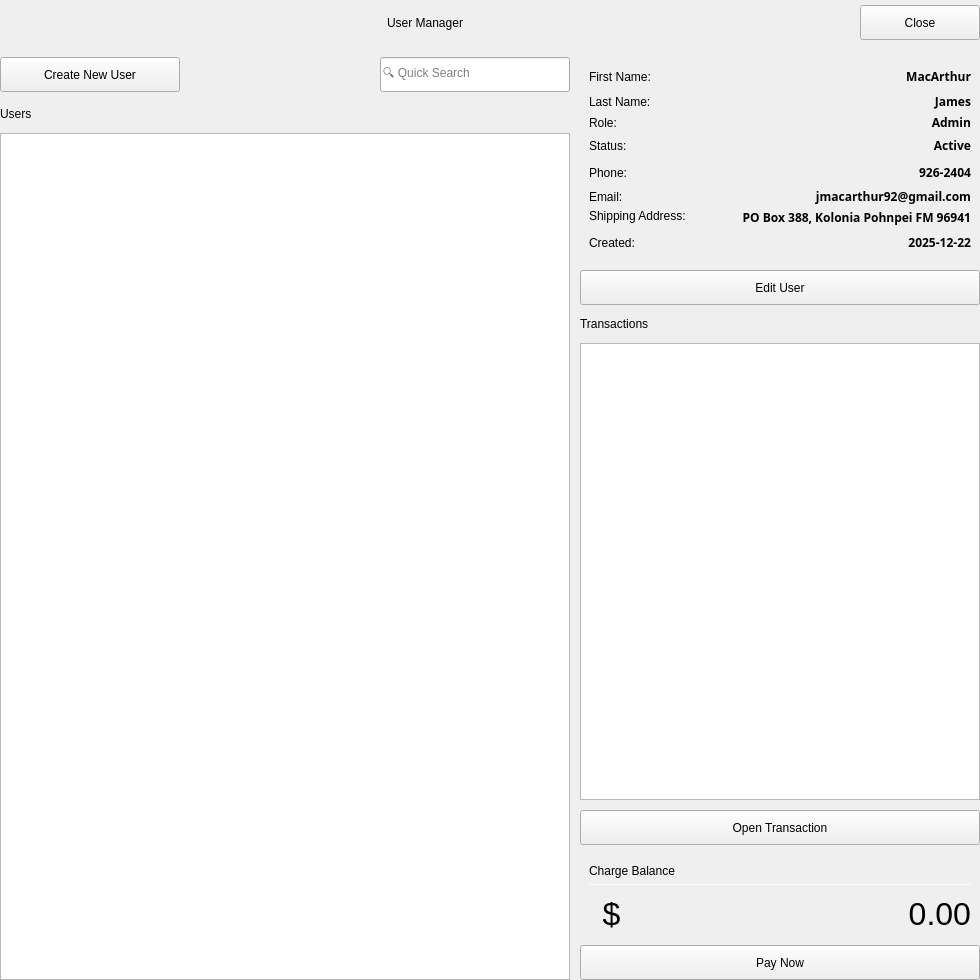
<?xml version="1.0" encoding="UTF-8"?>
<ui version="4.0">
 <class>UserManagerWindow</class>
 <widget class="QWidget" name="UserManagerWindow">
  <property name="geometry">
   <rect>
    <x>0</x>
    <y>0</y>
    <width>980</width>
    <height>980</height>
   </rect>
  </property>
  <property name="minimumSize">
   <size>
    <width>940</width>
    <height>940</height>
   </size>
  </property>
  <property name="windowTitle">
   <string>User Manager</string>
  </property>
  <property name="windowIcon">
   <iconset resource="../assets/images/icons.qrc">
    <normaloff>:/Icons/user.svg</normaloff>:/Icons/user.svg</iconset>
  </property>
  <property name="styleSheet">
   <string notr="true"/>
  </property>
  <layout class="QVBoxLayout" name="verticalLayout_10">
   <property name="spacing">
    <number>10</number>
   </property>
   <property name="leftMargin">
    <number>0</number>
   </property>
   <property name="topMargin">
    <number>0</number>
   </property>
   <property name="rightMargin">
    <number>0</number>
   </property>
   <property name="bottomMargin">
    <number>0</number>
   </property>
   <item>
    <widget class="QWidget" name="wd_page_header" native="true">
     <property name="minimumSize">
      <size>
       <width>0</width>
       <height>45</height>
      </size>
     </property>
     <layout class="QHBoxLayout" name="horizontalLayout">
      <property name="spacing">
       <number>10</number>
      </property>
      <property name="leftMargin">
       <number>0</number>
      </property>
      <property name="topMargin">
       <number>0</number>
      </property>
      <property name="rightMargin">
       <number>0</number>
      </property>
      <property name="bottomMargin">
       <number>0</number>
      </property>
      <item>
       <widget class="QLabel" name="lb_page_title">
        <property name="text">
         <string>User Manager</string>
        </property>
        <property name="alignment">
         <set>Qt::AlignmentFlag::AlignCenter</set>
        </property>
       </widget>
      </item>
      <item>
       <widget class="QPushButton" name="pb_close_page">
        <property name="minimumSize">
         <size>
          <width>0</width>
          <height>35</height>
         </size>
        </property>
        <property name="maximumSize">
         <size>
          <width>120</width>
          <height>16777215</height>
         </size>
        </property>
        <property name="text">
         <string>Close</string>
        </property>
        <property name="icon">
         <iconset resource="../assets/images/icons.qrc">
          <normaloff>:/Icons/close_white.svg</normaloff>:/Icons/close_white.svg</iconset>
        </property>
        <property name="iconSize">
         <size>
          <width>18</width>
          <height>18</height>
         </size>
        </property>
       </widget>
      </item>
     </layout>
    </widget>
   </item>
   <item>
    <widget class="QWidget" name="wd_page_content" native="true">
     <layout class="QHBoxLayout" name="horizontalLayout_7">
      <property name="spacing">
       <number>10</number>
      </property>
      <property name="leftMargin">
       <number>0</number>
      </property>
      <property name="topMargin">
       <number>0</number>
      </property>
      <property name="rightMargin">
       <number>0</number>
      </property>
      <property name="bottomMargin">
       <number>0</number>
      </property>
      <item>
       <widget class="QWidget" name="wd_content_main" native="true">
        <layout class="QVBoxLayout" name="verticalLayout_9">
         <property name="spacing">
          <number>10</number>
         </property>
         <property name="leftMargin">
          <number>0</number>
         </property>
         <property name="topMargin">
          <number>0</number>
         </property>
         <property name="rightMargin">
          <number>0</number>
         </property>
         <property name="bottomMargin">
          <number>0</number>
         </property>
         <item>
          <widget class="QWidget" name="wd_search_section" native="true">
           <property name="minimumSize">
            <size>
             <width>0</width>
             <height>40</height>
            </size>
           </property>
           <property name="maximumSize">
            <size>
             <width>16777215</width>
             <height>40</height>
            </size>
           </property>
           <layout class="QHBoxLayout" name="horizontalLayout_3">
            <property name="spacing">
             <number>10</number>
            </property>
            <property name="leftMargin">
             <number>0</number>
            </property>
            <property name="topMargin">
             <number>0</number>
            </property>
            <property name="rightMargin">
             <number>0</number>
            </property>
            <property name="bottomMargin">
             <number>0</number>
            </property>
            <item>
             <widget class="QPushButton" name="pb_create_user">
              <property name="minimumSize">
               <size>
                <width>180</width>
                <height>35</height>
               </size>
              </property>
              <property name="maximumSize">
               <size>
                <width>180</width>
                <height>35</height>
               </size>
              </property>
              <property name="text">
               <string>Create New User</string>
              </property>
              <property name="icon">
               <iconset resource="../assets/images/icons.qrc">
                <normaloff>:/Icons/add_white.svg</normaloff>:/Icons/add_white.svg</iconset>
              </property>
              <property name="iconSize">
               <size>
                <width>18</width>
                <height>18</height>
               </size>
              </property>
             </widget>
            </item>
            <item>
             <spacer name="horizontalSpacer">
              <property name="orientation">
               <enum>Qt::Orientation::Horizontal</enum>
              </property>
              <property name="sizeHint" stdset="0">
               <size>
                <width>40</width>
                <height>20</height>
               </size>
              </property>
             </spacer>
            </item>
            <item>
             <widget class="QLineEdit" name="le_search_user">
              <property name="minimumSize">
               <size>
                <width>140</width>
                <height>35</height>
               </size>
              </property>
              <property name="maximumSize">
               <size>
                <width>240</width>
                <height>35</height>
               </size>
              </property>
              <property name="placeholderText">
               <string>🔍 Quick Search</string>
              </property>
             </widget>
            </item>
           </layout>
          </widget>
         </item>
         <item>
          <widget class="QWidget" name="wd_table_section" native="true">
           <layout class="QVBoxLayout" name="verticalLayout">
            <property name="spacing">
             <number>10</number>
            </property>
            <property name="leftMargin">
             <number>0</number>
            </property>
            <property name="topMargin">
             <number>0</number>
            </property>
            <property name="rightMargin">
             <number>0</number>
            </property>
            <property name="bottomMargin">
             <number>0</number>
            </property>
            <item>
             <widget class="QLabel" name="lb_user_table">
              <property name="minimumSize">
               <size>
                <width>0</width>
                <height>18</height>
               </size>
              </property>
              <property name="maximumSize">
               <size>
                <width>16777215</width>
                <height>18</height>
               </size>
              </property>
              <property name="text">
               <string>Users</string>
              </property>
             </widget>
            </item>
            <item>
             <widget class="QTableView" name="tbl_users"/>
            </item>
           </layout>
          </widget>
         </item>
        </layout>
       </widget>
      </item>
      <item>
       <widget class="QWidget" name="wd_content_side" native="true">
        <property name="minimumSize">
         <size>
          <width>400</width>
          <height>0</height>
         </size>
        </property>
        <property name="maximumSize">
         <size>
          <width>400</width>
          <height>16777215</height>
         </size>
        </property>
        <layout class="QVBoxLayout" name="verticalLayout_8">
         <property name="spacing">
          <number>10</number>
         </property>
         <property name="leftMargin">
          <number>0</number>
         </property>
         <property name="topMargin">
          <number>0</number>
         </property>
         <property name="rightMargin">
          <number>0</number>
         </property>
         <property name="bottomMargin">
          <number>0</number>
         </property>
         <item>
          <widget class="QWidget" name="wd_detail_view" native="true">
           <property name="minimumSize">
            <size>
             <width>0</width>
             <height>250</height>
            </size>
           </property>
           <property name="maximumSize">
            <size>
             <width>16777215</width>
             <height>250</height>
            </size>
           </property>
           <layout class="QVBoxLayout" name="verticalLayout_6">
            <property name="spacing">
             <number>10</number>
            </property>
            <property name="leftMargin">
             <number>0</number>
            </property>
            <property name="topMargin">
             <number>0</number>
            </property>
            <property name="rightMargin">
             <number>0</number>
            </property>
            <property name="bottomMargin">
             <number>0</number>
            </property>
            <item>
             <widget class="QWidget" name="wd_detail_labels" native="true">
              <property name="minimumSize">
               <size>
                <width>0</width>
                <height>0</height>
               </size>
              </property>
              <property name="maximumSize">
               <size>
                <width>16777215</width>
                <height>16777215</height>
               </size>
              </property>
              <layout class="QVBoxLayout" name="verticalLayout_2">
               <item>
                <layout class="QHBoxLayout" name="horizontalLayout_2">
                 <item>
                  <widget class="QLabel" name="lb_first_name">
                   <property name="minimumSize">
                    <size>
                     <width>120</width>
                     <height>25</height>
                    </size>
                   </property>
                   <property name="maximumSize">
                    <size>
                     <width>120</width>
                     <height>25</height>
                    </size>
                   </property>
                   <property name="text">
                    <string>First Name:</string>
                   </property>
                  </widget>
                 </item>
                 <item>
                  <widget class="QLabel" name="lb_first_name_val">
                   <property name="minimumSize">
                    <size>
                     <width>0</width>
                     <height>25</height>
                    </size>
                   </property>
                   <property name="maximumSize">
                    <size>
                     <width>16777215</width>
                     <height>25</height>
                    </size>
                   </property>
                   <property name="font">
                    <font>
                     <family>Lexend</family>
                     <pointsize>9</pointsize>
                     <bold>true</bold>
                    </font>
                   </property>
                   <property name="text">
                    <string>MacArthur</string>
                   </property>
                   <property name="alignment">
                    <set>Qt::AlignmentFlag::AlignRight|Qt::AlignmentFlag::AlignTrailing|Qt::AlignmentFlag::AlignVCenter</set>
                   </property>
                  </widget>
                 </item>
                </layout>
               </item>
               <item>
                <layout class="QHBoxLayout" name="horizontalLayout_4">
                 <item>
                  <widget class="QLabel" name="lb_last_name">
                   <property name="minimumSize">
                    <size>
                     <width>120</width>
                     <height>25</height>
                    </size>
                   </property>
                   <property name="maximumSize">
                    <size>
                     <width>120</width>
                     <height>25</height>
                    </size>
                   </property>
                   <property name="text">
                    <string>Last Name:</string>
                   </property>
                  </widget>
                 </item>
                 <item>
                  <widget class="QLabel" name="lb_last_name_val">
                   <property name="minimumSize">
                    <size>
                     <width>0</width>
                     <height>25</height>
                    </size>
                   </property>
                   <property name="maximumSize">
                    <size>
                     <width>16777215</width>
                     <height>25</height>
                    </size>
                   </property>
                   <property name="font">
                    <font>
                     <family>Lexend</family>
                     <pointsize>9</pointsize>
                     <bold>true</bold>
                    </font>
                   </property>
                   <property name="text">
                    <string>James</string>
                   </property>
                   <property name="alignment">
                    <set>Qt::AlignmentFlag::AlignRight|Qt::AlignmentFlag::AlignTrailing|Qt::AlignmentFlag::AlignVCenter</set>
                   </property>
                  </widget>
                 </item>
                </layout>
               </item>
               <item>
                <layout class="QHBoxLayout" name="horizontalLayout_10">
                 <item>
                  <widget class="QLabel" name="lb_role">
                   <property name="minimumSize">
                    <size>
                     <width>120</width>
                     <height>0</height>
                    </size>
                   </property>
                   <property name="maximumSize">
                    <size>
                     <width>120</width>
                     <height>16777215</height>
                    </size>
                   </property>
                   <property name="text">
                    <string>Role:</string>
                   </property>
                  </widget>
                 </item>
                 <item>
                  <widget class="QLabel" name="lb_role_val">
                   <property name="font">
                    <font>
                     <family>Lexend</family>
                     <bold>true</bold>
                    </font>
                   </property>
                   <property name="text">
                    <string>Admin</string>
                   </property>
                   <property name="alignment">
                    <set>Qt::AlignmentFlag::AlignRight|Qt::AlignmentFlag::AlignTrailing|Qt::AlignmentFlag::AlignVCenter</set>
                   </property>
                  </widget>
                 </item>
                </layout>
               </item>
               <item>
                <layout class="QHBoxLayout" name="horizontalLayout_11">
                 <item>
                  <widget class="QLabel" name="lb_status">
                   <property name="minimumSize">
                    <size>
                     <width>120</width>
                     <height>0</height>
                    </size>
                   </property>
                   <property name="maximumSize">
                    <size>
                     <width>120</width>
                     <height>16777215</height>
                    </size>
                   </property>
                   <property name="text">
                    <string>Status:</string>
                   </property>
                  </widget>
                 </item>
                 <item>
                  <widget class="QLabel" name="lb_status_val">
                   <property name="font">
                    <font>
                     <family>Lexend</family>
                     <bold>true</bold>
                    </font>
                   </property>
                   <property name="text">
                    <string>Active</string>
                   </property>
                   <property name="alignment">
                    <set>Qt::AlignmentFlag::AlignRight|Qt::AlignmentFlag::AlignTrailing|Qt::AlignmentFlag::AlignVCenter</set>
                   </property>
                  </widget>
                 </item>
                </layout>
               </item>
               <item>
                <layout class="QHBoxLayout" name="horizontalLayout_5">
                 <item>
                  <widget class="QLabel" name="lb_phone">
                   <property name="minimumSize">
                    <size>
                     <width>120</width>
                     <height>25</height>
                    </size>
                   </property>
                   <property name="maximumSize">
                    <size>
                     <width>120</width>
                     <height>25</height>
                    </size>
                   </property>
                   <property name="text">
                    <string>Phone:</string>
                   </property>
                  </widget>
                 </item>
                 <item>
                  <widget class="QLabel" name="lb_phone_val">
                   <property name="minimumSize">
                    <size>
                     <width>0</width>
                     <height>25</height>
                    </size>
                   </property>
                   <property name="maximumSize">
                    <size>
                     <width>16777215</width>
                     <height>25</height>
                    </size>
                   </property>
                   <property name="font">
                    <font>
                     <family>Lexend</family>
                     <pointsize>9</pointsize>
                     <bold>true</bold>
                    </font>
                   </property>
                   <property name="text">
                    <string>926-2404</string>
                   </property>
                   <property name="alignment">
                    <set>Qt::AlignmentFlag::AlignRight|Qt::AlignmentFlag::AlignTrailing|Qt::AlignmentFlag::AlignVCenter</set>
                   </property>
                  </widget>
                 </item>
                </layout>
               </item>
               <item>
                <layout class="QHBoxLayout" name="horizontalLayout_8">
                 <item>
                  <widget class="QLabel" name="lb_email">
                   <property name="minimumSize">
                    <size>
                     <width>120</width>
                     <height>25</height>
                    </size>
                   </property>
                   <property name="maximumSize">
                    <size>
                     <width>120</width>
                     <height>25</height>
                    </size>
                   </property>
                   <property name="text">
                    <string>Email:</string>
                   </property>
                  </widget>
                 </item>
                 <item>
                  <widget class="QLabel" name="lb_email_val">
                   <property name="minimumSize">
                    <size>
                     <width>0</width>
                     <height>25</height>
                    </size>
                   </property>
                   <property name="maximumSize">
                    <size>
                     <width>16777215</width>
                     <height>25</height>
                    </size>
                   </property>
                   <property name="font">
                    <font>
                     <family>Lexend</family>
                     <pointsize>9</pointsize>
                     <bold>true</bold>
                    </font>
                   </property>
                   <property name="text">
                    <string>jmacarthur92@gmail.com</string>
                   </property>
                   <property name="alignment">
                    <set>Qt::AlignmentFlag::AlignRight|Qt::AlignmentFlag::AlignTrailing|Qt::AlignmentFlag::AlignVCenter</set>
                   </property>
                  </widget>
                 </item>
                </layout>
               </item>
               <item>
                <layout class="QHBoxLayout" name="horizontalLayout_9">
                 <item>
                  <widget class="QLabel" name="lb_address">
                   <property name="minimumSize">
                    <size>
                     <width>120</width>
                     <height>50</height>
                    </size>
                   </property>
                   <property name="maximumSize">
                    <size>
                     <width>120</width>
                     <height>50</height>
                    </size>
                   </property>
                   <property name="text">
                    <string>Shipping Address:</string>
                   </property>
                   <property name="alignment">
                    <set>Qt::AlignmentFlag::AlignLeading|Qt::AlignmentFlag::AlignLeft|Qt::AlignmentFlag::AlignTop</set>
                   </property>
                  </widget>
                 </item>
                 <item>
                  <widget class="QLabel" name="lb_address_val">
                   <property name="minimumSize">
                    <size>
                     <width>0</width>
                     <height>50</height>
                    </size>
                   </property>
                   <property name="maximumSize">
                    <size>
                     <width>16777215</width>
                     <height>50</height>
                    </size>
                   </property>
                   <property name="font">
                    <font>
                     <family>Lexend</family>
                     <pointsize>9</pointsize>
                     <bold>true</bold>
                    </font>
                   </property>
                   <property name="text">
                    <string>PO Box 388, Kolonia Pohnpei FM 96941</string>
                   </property>
                   <property name="alignment">
                    <set>Qt::AlignmentFlag::AlignRight|Qt::AlignmentFlag::AlignTop|Qt::AlignmentFlag::AlignTrailing</set>
                   </property>
                   <property name="wordWrap">
                    <bool>true</bool>
                   </property>
                  </widget>
                 </item>
                </layout>
               </item>
               <item>
                <layout class="QHBoxLayout" name="horizontalLayout_12">
                 <item>
                  <widget class="QLabel" name="lb_created">
                   <property name="minimumSize">
                    <size>
                     <width>120</width>
                     <height>0</height>
                    </size>
                   </property>
                   <property name="maximumSize">
                    <size>
                     <width>120</width>
                     <height>16777215</height>
                    </size>
                   </property>
                   <property name="text">
                    <string>Created:</string>
                   </property>
                  </widget>
                 </item>
                 <item>
                  <widget class="QLabel" name="lb_created_val">
                   <property name="font">
                    <font>
                     <family>Lexend</family>
                     <bold>true</bold>
                    </font>
                   </property>
                   <property name="text">
                    <string>2025-12-22</string>
                   </property>
                   <property name="alignment">
                    <set>Qt::AlignmentFlag::AlignRight|Qt::AlignmentFlag::AlignTrailing|Qt::AlignmentFlag::AlignVCenter</set>
                   </property>
                  </widget>
                 </item>
                </layout>
               </item>
              </layout>
             </widget>
            </item>
            <item>
             <widget class="QPushButton" name="pb_edit_user">
              <property name="minimumSize">
               <size>
                <width>0</width>
                <height>35</height>
               </size>
              </property>
              <property name="text">
               <string>Edit User</string>
              </property>
              <property name="icon">
               <iconset resource="../assets/images/icons.qrc">
                <normaloff>:/Icons/edit_white.svg</normaloff>:/Icons/edit_white.svg</iconset>
              </property>
              <property name="iconSize">
               <size>
                <width>18</width>
                <height>18</height>
               </size>
              </property>
             </widget>
            </item>
           </layout>
          </widget>
         </item>
         <item>
          <widget class="QWidget" name="wd_transaction_list" native="true">
           <layout class="QVBoxLayout" name="verticalLayout_5">
            <property name="spacing">
             <number>10</number>
            </property>
            <property name="leftMargin">
             <number>0</number>
            </property>
            <property name="topMargin">
             <number>0</number>
            </property>
            <property name="rightMargin">
             <number>0</number>
            </property>
            <property name="bottomMargin">
             <number>0</number>
            </property>
            <item>
             <widget class="QWidget" name="wd_list_section" native="true">
              <layout class="QVBoxLayout" name="verticalLayout_3">
               <property name="spacing">
                <number>10</number>
               </property>
               <property name="leftMargin">
                <number>0</number>
               </property>
               <property name="topMargin">
                <number>0</number>
               </property>
               <property name="rightMargin">
                <number>0</number>
               </property>
               <property name="bottomMargin">
                <number>0</number>
               </property>
               <item>
                <widget class="QLabel" name="lb_transaction_list">
                 <property name="minimumSize">
                  <size>
                   <width>0</width>
                   <height>18</height>
                  </size>
                 </property>
                 <property name="maximumSize">
                  <size>
                   <width>16777215</width>
                   <height>18</height>
                  </size>
                 </property>
                 <property name="text">
                  <string>Transactions</string>
                 </property>
                </widget>
               </item>
               <item>
                <widget class="QListView" name="ls_transactions"/>
               </item>
              </layout>
             </widget>
            </item>
            <item>
             <widget class="QPushButton" name="pb_open_transaction">
              <property name="minimumSize">
               <size>
                <width>0</width>
                <height>35</height>
               </size>
              </property>
              <property name="maximumSize">
               <size>
                <width>16777215</width>
                <height>35</height>
               </size>
              </property>
              <property name="text">
               <string>Open Transaction</string>
              </property>
              <property name="icon">
               <iconset resource="../assets/images/icons.qrc">
                <normaloff>:/Icons/dollar_white.svg</normaloff>:/Icons/dollar_white.svg</iconset>
              </property>
              <property name="iconSize">
               <size>
                <width>18</width>
                <height>18</height>
               </size>
              </property>
             </widget>
            </item>
           </layout>
          </widget>
         </item>
         <item>
          <widget class="QWidget" name="wd_charge_view" native="true">
           <layout class="QVBoxLayout" name="verticalLayout_7">
            <property name="spacing">
             <number>0</number>
            </property>
            <property name="leftMargin">
             <number>0</number>
            </property>
            <property name="topMargin">
             <number>0</number>
            </property>
            <property name="rightMargin">
             <number>0</number>
            </property>
            <property name="bottomMargin">
             <number>0</number>
            </property>
            <item>
             <widget class="QWidget" name="widget_10" native="true">
              <layout class="QVBoxLayout" name="verticalLayout_4">
               <item>
                <widget class="QLabel" name="lb_charge_balance">
                 <property name="text">
                  <string>Charge Balance</string>
                 </property>
                </widget>
               </item>
               <item>
                <widget class="Line" name="line">
                 <property name="minimumSize">
                  <size>
                   <width>0</width>
                   <height>1</height>
                  </size>
                 </property>
                 <property name="maximumSize">
                  <size>
                   <width>16777215</width>
                   <height>1</height>
                  </size>
                 </property>
                 <property name="styleSheet">
                  <string notr="true">background-color: white;</string>
                 </property>
                 <property name="orientation">
                  <enum>Qt::Orientation::Horizontal</enum>
                 </property>
                </widget>
               </item>
               <item>
                <layout class="QHBoxLayout" name="horizontalLayout_6">
                 <item>
                  <widget class="QLabel" name="lb_dollar_sign">
                   <property name="minimumSize">
                    <size>
                     <width>45</width>
                     <height>45</height>
                    </size>
                   </property>
                   <property name="maximumSize">
                    <size>
                     <width>45</width>
                     <height>45</height>
                    </size>
                   </property>
                   <property name="styleSheet">
                    <string notr="true">font-size: 32px;</string>
                   </property>
                   <property name="text">
                    <string>$</string>
                   </property>
                   <property name="alignment">
                    <set>Qt::AlignmentFlag::AlignCenter</set>
                   </property>
                  </widget>
                 </item>
                 <item>
                  <widget class="QLabel" name="lb_charge_amount">
                   <property name="minimumSize">
                    <size>
                     <width>0</width>
                     <height>45</height>
                    </size>
                   </property>
                   <property name="maximumSize">
                    <size>
                     <width>16777215</width>
                     <height>45</height>
                    </size>
                   </property>
                   <property name="styleSheet">
                    <string notr="true">font-size: 32px;</string>
                   </property>
                   <property name="text">
                    <string>0.00</string>
                   </property>
                   <property name="alignment">
                    <set>Qt::AlignmentFlag::AlignRight|Qt::AlignmentFlag::AlignTrailing|Qt::AlignmentFlag::AlignVCenter</set>
                   </property>
                  </widget>
                 </item>
                </layout>
               </item>
              </layout>
             </widget>
            </item>
            <item>
             <widget class="QPushButton" name="pb_make_payment">
              <property name="minimumSize">
               <size>
                <width>0</width>
                <height>35</height>
               </size>
              </property>
              <property name="text">
               <string>Pay Now</string>
              </property>
             </widget>
            </item>
           </layout>
          </widget>
         </item>
        </layout>
       </widget>
      </item>
     </layout>
    </widget>
   </item>
  </layout>
 </widget>
 <resources>
  <include location="../assets/images/icons.qrc"/>
 </resources>
 <connections/>
</ui>
